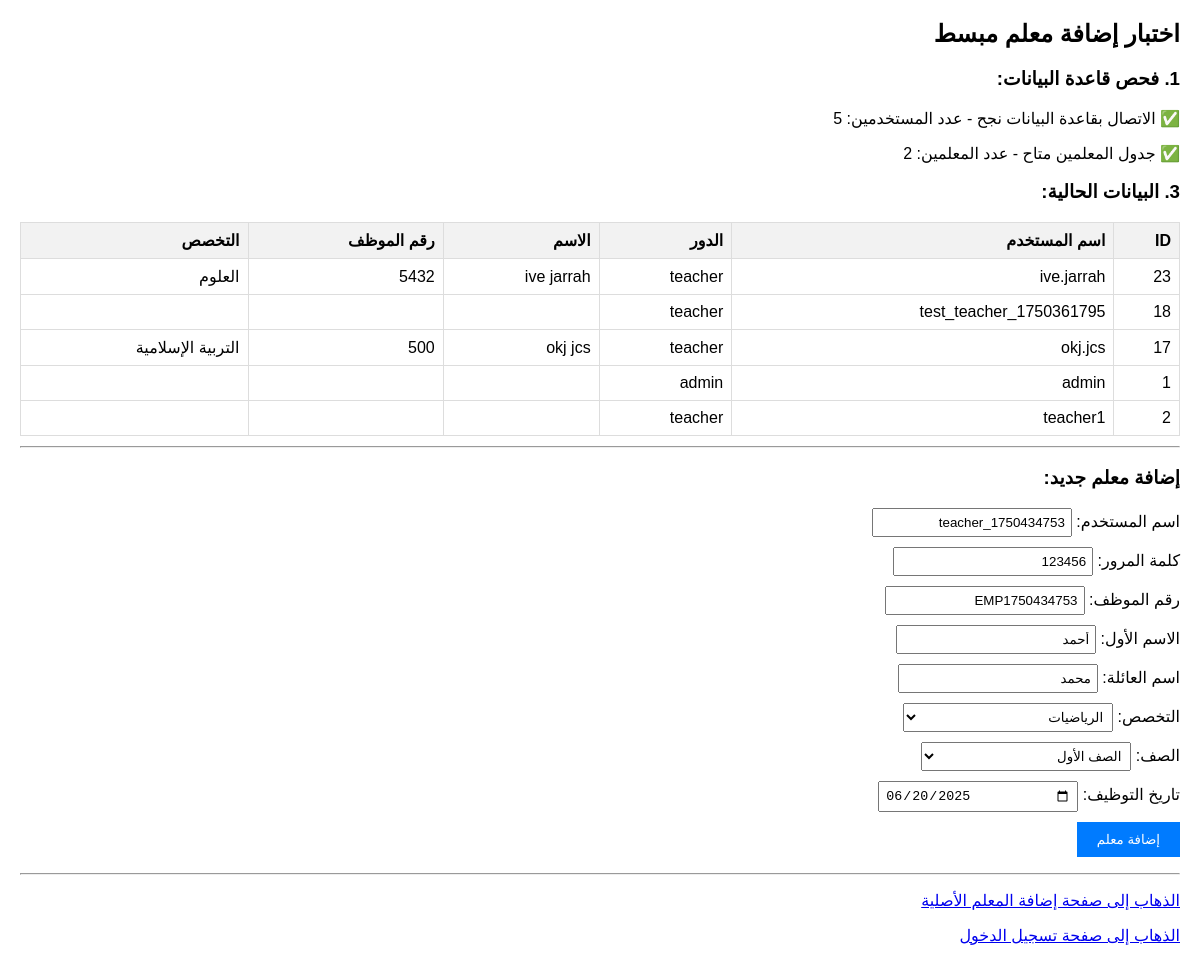
Page /simple_add_teacher.php on the committed database.
### tables this page shows
CREATE TABLE teachers (
            id INTEGER PRIMARY KEY AUTOINCREMENT,
            user_id INTEGER UNIQUE,
            employee_id VARCHAR(20) UNIQUE,
            first_name VARCHAR(50) NOT NULL,
            last_name VARCHAR(50) NOT NULL,
            email VARCHAR(100),
            phone VARCHAR(20),
            address TEXT,
            hire_date DATE,
            birth_date DATE,
            national_id VARCHAR(20),
            subject VARCHAR(100),
            grade_level VARCHAR(50),
            photo VARCHAR(255),
            is_present INTEGER DEFAULT 0,
            created_at DATETIME DEFAULT CURRENT_TIMESTAMP,
            updated_at DATETIME DEFAULT CURRENT_TIMESTAMP,
            FOREIGN KEY (user_id) REFERENCES users(id) ON DELETE CASCADE
        );

CREATE TABLE users (
            id INTEGER PRIMARY KEY AUTOINCREMENT,
            username VARCHAR(50) UNIQUE NOT NULL,
            password VARCHAR(255) NOT NULL,
            role VARCHAR(20) DEFAULT 'teacher' CHECK (role IN ('admin', 'teacher')),
            is_active INTEGER DEFAULT 1,
            created_at DATETIME DEFAULT CURRENT_TIMESTAMP,
            updated_at DATETIME DEFAULT CURRENT_TIMESTAMP
        );

### config/database.php (called while the page is built, shortened)
<?php
class Database {
    private $db;
    private $dbPath;
    public function __construct($dbPath = null) {
        $this->dbPath = $dbPath ?? (defined('DB_PATH') ? DB_PATH : 'C:\xampp\htdocs\school-system\database\school_archive.db');
        $this->createTables();
    }
    private function connect() {
        try {
            $dir = dirname($this->dbPath);
            $this->db = new PDO('sqlite:' . $this->dbPath);
            $this->db->setAttribute(PDO::ATTR_ERRMODE, PDO::ERRMODE_EXCEPTION);
            $this->db->exec('PRAGMA foreign_keys = ON');
        } catch (PDOException $e) {
            die('خطأ في الاتصال بقاعدة البيانات: ' . $e->getMessage());
        }
    }
    private function createTables() {
        try {
            $this->db->exec($sql);
            $this->insertDefaultData();
        } catch (PDOException $e) {
            die('خطأ في إنشاء الجداول: ' . $e->getMessage());
        }
    }
    private function insertDefaultData() {
        $stmt = $this->db->prepare("SELECT COUNT(*) FROM users WHERE role = 'admin'");
        $stmt->execute();
        $adminCount = $stmt->fetchColumn();
        $stmt = $this->db->prepare("SELECT COUNT(*) FROM subjects");
        $stmt->execute();
        $subjectsCount = $stmt->fetchColumn();
        $stmt = $this->db->prepare("SELECT COUNT(*) FROM grades");
        $stmt->execute();
        $gradesCount = $stmt->fetchColumn();
    }
    public function query($sql, $params = []) {
        try {
            $stmt = $this->db->prepare($sql);
            $stmt->execute($params);
            return $stmt;
        } catch (PDOException $e) {
            throw new Exception('خطأ في تنفيذ الاستعلام: ' . $e->getMessage());
        }
    }
}
?>

### config/config.php (called while the page is built, shortened)
<?php
require_once __DIR__ . '/database.php';
try {
    $db = new Database(DB_PATH);
} catch (Exception $e) {
    die('خطأ في الاتصال بقاعدة البيانات: ' . $e->getMessage());
}
?>

### simple_add_teacher.php (the view, shortened to what this page needs)
<?php
require_once 'config/config.php';
echo "<h2>اختبار إضافة معلم مبسط</h2>";
echo "<h3>1. فحص قاعدة البيانات:</h3>";
try {
    $stmt = $db->query("SELECT COUNT(*) FROM users");
    $userCount = $stmt->fetchColumn();
    echo "<p>✅ الاتصال بقاعدة البيانات نجح - عدد المستخدمين: $userCount</p>";
    $stmt = $db->query("SELECT COUNT(*) FROM teachers");
    $teacherCount = $stmt->fetchColumn();
    echo "<p>✅ جدول المعلمين متاح - عدد المعلمين: $teacherCount</p>";
} catch (Exception $e) {
    echo "<p style='color: red;'>❌ خطأ في قاعدة البيانات: " . $e->getMessage() . "</p>";
    exit;
}
echo "<h3>3. البيانات الحالية:</h3>";
try {
    $stmt = $db->query("SELECT u.id, u.username, u.role, t.first_name, t.last_name, t.employee_id, t.subject FROM users u LEFT JOIN teachers t ON u.id = t.user_id ORDER BY u.created_at DESC LIMIT 10");
    $data = $stmt->fetchAll(PDO::FETCH_ASSOC);
    echo "<table border='1' style='border-collapse: collapse; width: 100%;'>";
    echo "<tr><th>ID</th><th>اسم المستخدم</th><th>الدور</th><th>الاسم</th><th>رقم الموظف</th><th>التخصص</th></tr>";
    foreach ($data as $row) {
        echo "<tr>";
        echo "<td>" . $row['id'] . "</td>";
        echo "<td>" . htmlspecialchars($row['username']) . "</td>";
        echo "<td>" . $row['role'] . "</td>";
        echo "<td>" . htmlspecialchars(($row['first_name'] ?? '') . ' ' . ($row['last_name'] ?? '')) . "</td>";
        echo "<td>" . htmlspecialchars($row['employee_id'] ?? '') . "</td>";
        echo "<td>" . htmlspecialchars($row['subject'] ?? '') . "</td>";
        echo "</tr>";
    }
    echo "</table>";
} catch (Exception $e) {
    echo "<p style='color: red;'>خطأ في عرض البيانات: " . $e->getMessage() . "</p>";
}
?>
<!DOCTYPE html>
<html lang="ar" dir="rtl">
<head>
</head>
<body>
    <hr>
    <h3>إضافة معلم جديد:</h3>
    <form method="POST">
        <div class="form-group">
            <label>اسم المستخدم:</label>
            <input type="text" name="username" value="teacher_<?php echo time(); ?>" required>
        </div>
        <div class="form-group">
            <label>كلمة المرور:</label>
            <input type="text" name="password" value="123456" required>
        </div>
        <div class="form-group">
            <label>رقم الموظف:</label>
            <input type="text" name="employee_id" value="EMP<?php echo time(); ?>" required>
        </div>
        <div class="form-group">
            <label>الاسم الأول:</label>
            <input type="text" name="first_name" value="أحمد" required>
        </div>
        <div class="form-group">
            <label>اسم العائلة:</label>
            <input type="text" name="last_name" value="محمد" required>
        </div>
        <div class="form-group">
            <label>التخصص:</label>
            <select name="subject" required>
                <option value="الرياضيات">الرياضيات</option>
            </select>
        </div>
        <div class="form-group">
            <label>الصف:</label>
            <select name="grade_level" required>
                <option value="الصف الأول">الصف الأول</option>
            </select>
        </div>
        <div class="form-group">
            <label>تاريخ التوظيف:</label>
            <input type="date" name="hire_date" value="<?php echo date('Y-m-d'); ?>" required>
        </div>
        <button type="submit" name="add_teacher">إضافة معلم</button>
    </form>
    <hr>
    <p><a href="teachers/add.php">الذهاب إلى صفحة إضافة المعلم الأصلية</a></p>
    <p><a href="login.php">الذهاب إلى صفحة تسجيل الدخول</a></p>
</body>
</html>

### simple_add_teacher.php (style rules this page uses)
body { font-family: Arial, sans-serif; margin: 20px; }
table { border-collapse: collapse; width: 100%; margin: 10px 0; }
th, td { border: 1px solid #ddd; padding: 8px; text-align: right; }
th { background-color: #f2f2f2; }
.form-group { margin: 10px 0; }
input[type="text"], input[type="date"] { padding: 5px; width: 200px; }
select { padding: 5px; width: 210px; }
button { padding: 10px 20px; background: #007bff; color: white; border: none; cursor: pointer; }

### rows in the picture
teachers: user "23", user.username "ive.jarrah", user.role "teacher", first_name+last_name "ive jarrah", employee "5432", subject "العلوم"
users: id "18", username "test_teacher_1750361795", role "teacher"
teachers: user "17", user.username "okj.jcs", user.role "teacher", first_name+last_name "okj jcs", employee "500", subject "التربية الإسلامية"
users: id "1", username "admin", role "admin"
users: id "2", username "teacher1", role "teacher"

### other values in the picture
$userCount "5"
$teacherCount "2"
